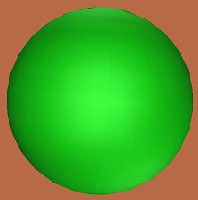
%> input picture sphere5.jpg, 198 x 200 px
$ octave psnr_lab_eval.m   (GNU Octave 9; MATLAB toolbox functions it lacks are replaced by stand-ins)
%> lines starting %> are read from the running program, lines starting %| are printed output that depends on the picture
clc;

im = imread('sphere5.jpg');
%> im is the input picture: size 200x198x3 uint8; mean R, G, B 75.6, 160.5, 40.7


for i = 1:size(im,1)
    for j = 1:size(im,2)
        im_gray(i,j) = 0.3*im(i,j,1) + 0.3*im(i,j,2) + 0.3*im(i,j,3);
    end
end
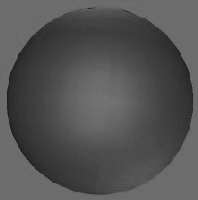
%> im_gray: size 200x198 uint8; min 25, max 127, mean 83.2

for i = 1:size(im,1)
    for j = 1:size(im,2)
        im_gray2(i,j) = im_gray(i,j) + 50;
    end
end
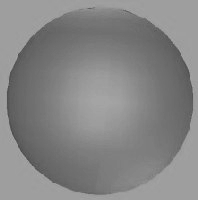
%> im_gray2: size 200x198 uint8; min 75, max 177, mean 133.2

mse = 0;

for i = 1:size(im,1)
    for j = 1:size(im,2)
        err(i,j) = im_gray2(i,j) - im_gray(i,j);
        e = im_gray2(i,j) - im_gray(i,j);
        mse = mse + e*e;
    end
end
%> err: size 200x198 uint8; every value is 50
%> after the loop, mse = 255

a = double(255*255);
psnr = 10*log10((a*(size(im,1)*size(im,2)))/double(mse))
%> psnr = 70.04

subplot(2,2,1);imshow(im);title('original image');
subplot(2,2,2);imshow(im_gray);title('Grayscale image');
subplot(2,2,3);imshow(im_gray2);title('Grayscale image increased brightness');
subplot(2,2,4);imhist(err);title('Error Histogram');
%> after `title('Error Histogram')`:
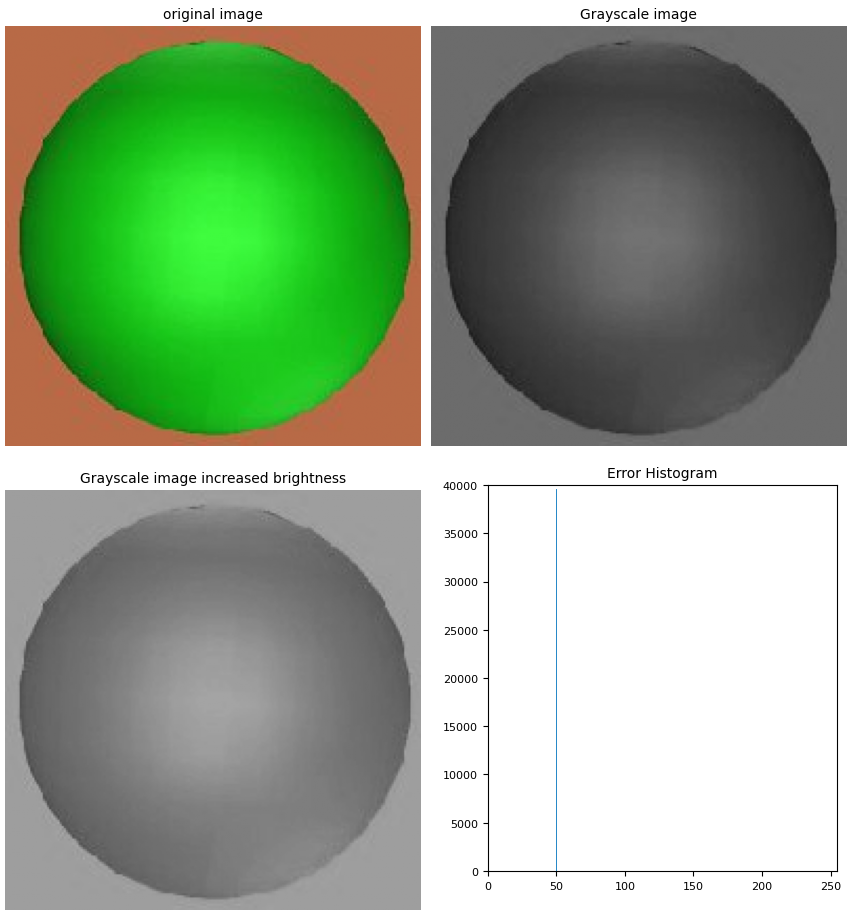
%> figure redrawn from the program's plot data, 4 panels
